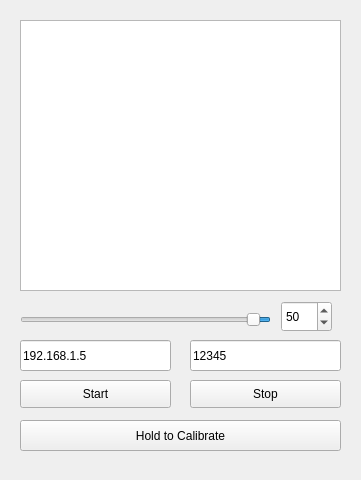
<?xml version="1.0" encoding="UTF-8"?>
<ui version="4.0">
 <class>MainWindow</class>
 <widget class="QMainWindow" name="MainWindow">
  <property name="geometry">
   <rect>
    <x>0</x>
    <y>0</y>
    <width>361</width>
    <height>480</height>
   </rect>
  </property>
  <property name="windowTitle">
   <string>MainWindow</string>
  </property>
  <widget class="QWidget" name="centralWidget">
   <widget class="QPushButton" name="pushButton">
    <property name="geometry">
     <rect>
      <x>20</x>
      <y>380</y>
      <width>151</width>
      <height>28</height>
     </rect>
    </property>
    <property name="text">
     <string>Start</string>
    </property>
   </widget>
   <widget class="QTextEdit" name="textEdit">
    <property name="geometry">
     <rect>
      <x>20</x>
      <y>20</y>
      <width>321</width>
      <height>271</height>
     </rect>
    </property>
   </widget>
   <widget class="QPushButton" name="pushButton_2">
    <property name="geometry">
     <rect>
      <x>190</x>
      <y>380</y>
      <width>151</width>
      <height>28</height>
     </rect>
    </property>
    <property name="text">
     <string>Stop</string>
    </property>
   </widget>
   <widget class="QLineEdit" name="lineEdit">
    <property name="geometry">
     <rect>
      <x>20</x>
      <y>340</y>
      <width>151</width>
      <height>31</height>
     </rect>
    </property>
    <property name="toolTip">
     <string>IP</string>
    </property>
    <property name="text">
     <string>192.168.1.5</string>
    </property>
   </widget>
   <widget class="QLineEdit" name="lineEdit_2">
    <property name="geometry">
     <rect>
      <x>190</x>
      <y>340</y>
      <width>151</width>
      <height>31</height>
     </rect>
    </property>
    <property name="toolTip">
     <string>PORT</string>
    </property>
    <property name="text">
     <string>12345</string>
    </property>
   </widget>
   <widget class="QPushButton" name="pushButton_3">
    <property name="geometry">
     <rect>
      <x>20</x>
      <y>420</y>
      <width>321</width>
      <height>31</height>
     </rect>
    </property>
    <property name="text">
     <string>Hold to Calibrate</string>
    </property>
   </widget>
   <widget class="QSlider" name="horizontalSlider">
    <property name="geometry">
     <rect>
      <x>20</x>
      <y>310</y>
      <width>251</width>
      <height>19</height>
     </rect>
    </property>
    <property name="minimum">
     <number>10</number>
    </property>
    <property name="maximum">
     <number>1000</number>
    </property>
    <property name="value">
     <number>50</number>
    </property>
    <property name="orientation">
     <enum>Qt::Horizontal</enum>
    </property>
    <property name="invertedAppearance">
     <bool>true</bool>
    </property>
   </widget>
   <widget class="QSpinBox" name="spinBox">
    <property name="geometry">
     <rect>
      <x>281</x>
      <y>301</y>
      <width>51</width>
      <height>31</height>
     </rect>
    </property>
    <property name="minimum">
     <number>10</number>
    </property>
    <property name="maximum">
     <number>1000</number>
    </property>
    <property name="value">
     <number>50</number>
    </property>
   </widget>
  </widget>
 </widget>
 <layoutdefault spacing="6" margin="11"/>
 <resources/>
 <connections/>
</ui>
